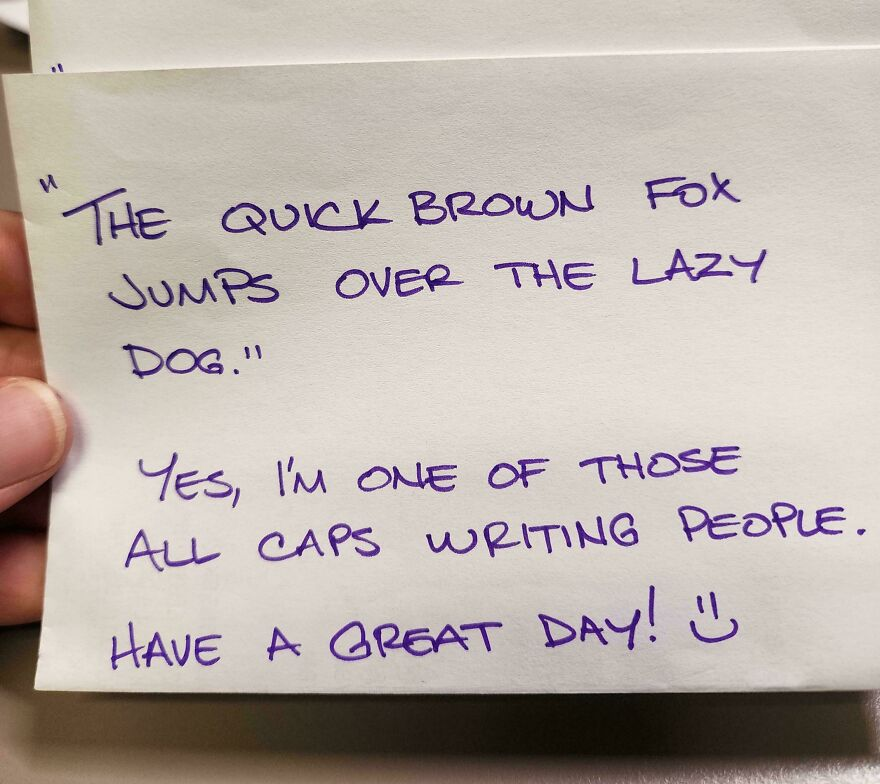
#> input picture test_images/sample_note1.jpg, 880 x 784 px
$ python debug.py
#> lines starting #> are read from the running program, lines starting #| are printed output that depends on the picture; after the words box and inside, x2 and y2 are one past the last pixel; in counts of white or black regions, pixels touching at a corner belong together
### backend/pipeline/scanner.py
import logging

import cv2
import numpy as np


class ContourNotFoundError(Exception):
    """Raised when no valid four-point document contour is found."""

    pass


def preprocess(image_bytes: bytes) -> np.ndarray:
    np_array = np.frombuffer(image_bytes, np.uint8)
    image = cv2.imdecode(np_array, cv2.IMREAD_COLOR)

    if image is None:
        raise ContourNotFoundError("Could not decode image bytes.")

    gray = cv2.cvtColor(image, cv2.COLOR_BGR2GRAY)
    return cv2.GaussianBlur(gray, (7, 7), 0)


# [60 lines left out: functions find_document_contour, order_points, not called in this run]


# A contour ratio outside [MIN, MAX] means find_document_contour locked onto
# something other than a real document boundary: below MIN it's a stray text
# blob or noise artifact; above MAX it's just tracing the image frame itself
# (e.g. a flat digital screenshot with no physical boundary at all).
MIN_CONTOUR_AREA_RATIO = 0.15
MAX_CONTOUR_AREA_RATIO = 0.97

# Internal-block rejection thresholds for Pass 1.
# If any *other* qualifying quad's area >= this fraction of the candidate's
# area, the candidate is rejected as likely an internal block rather than
# the page boundary.
MAX_RUNNER_UP_SIZE_RATIO = 0.5
# When the size-gap check fires, this secondary density veto reinforces
# rejection: if Canny edge density outside the candidate >= this fraction
# of inside density, the outside region is busy with content, not background.
MAX_OUTSIDE_INSIDE_DENSITY_RATIO = 0.5
# Density check is skipped when inside density is below this floor to avoid
# divide-by-near-zero instability on flat/uniform interiors.
MIN_INSIDE_DENSITY_FOR_DENSITY_CHECK = 0.01

logger = logging.getLogger(__name__)


# [97 lines left out: functions _quad_area_ratio, _edge_density_inside_vs_outside, _passes_internal_block_heuristics, not called in this run]


INSET_RATIO = 0.025


# [183 lines left out: functions perspective_transform, binarize_printed, binarize_handwritten, remove_ruled_lines, run_pipeline, not called in this run]

### backend/debug.py
import cv2
import numpy as np
import os
from pipeline.scanner import preprocess

OUTPUT_DIR = "output"
os.makedirs(OUTPUT_DIR, exist_ok=True)

with open("test_images/sample_note1.jpg", "rb") as f:
    img_bytes = f.read()

np_array = np.frombuffer(img_bytes, np.uint8)
image = cv2.imdecode(np_array, cv2.IMREAD_COLOR)
#> image is the input picture: shape (784, 880, 3); mean B, G, R 170.2, 176.1, 186.3
print(f"Image shape: {image.shape}")
#| Image shape: (784, 880, 3)

blurred = preprocess(img_bytes)
#> in preprocess, `gray = cv2.cvtColor(image, cv2.COLOR_BGR2GRAY)`:
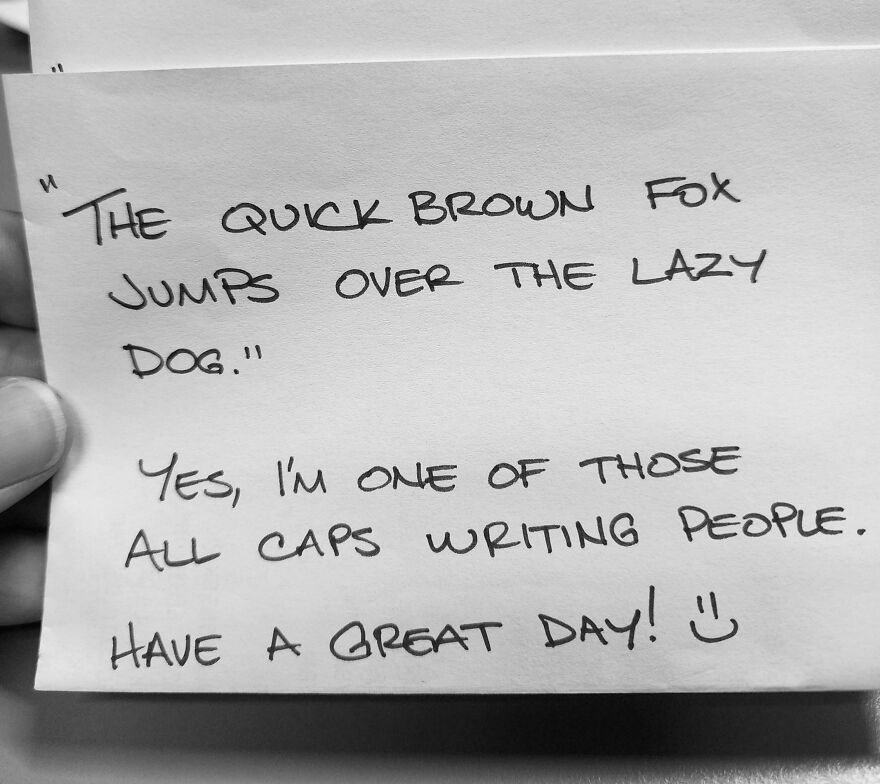
#> gray: shape (784, 880); min 2, max 249, mean 178.3
edges = cv2.Canny(blurred, 30, 100)
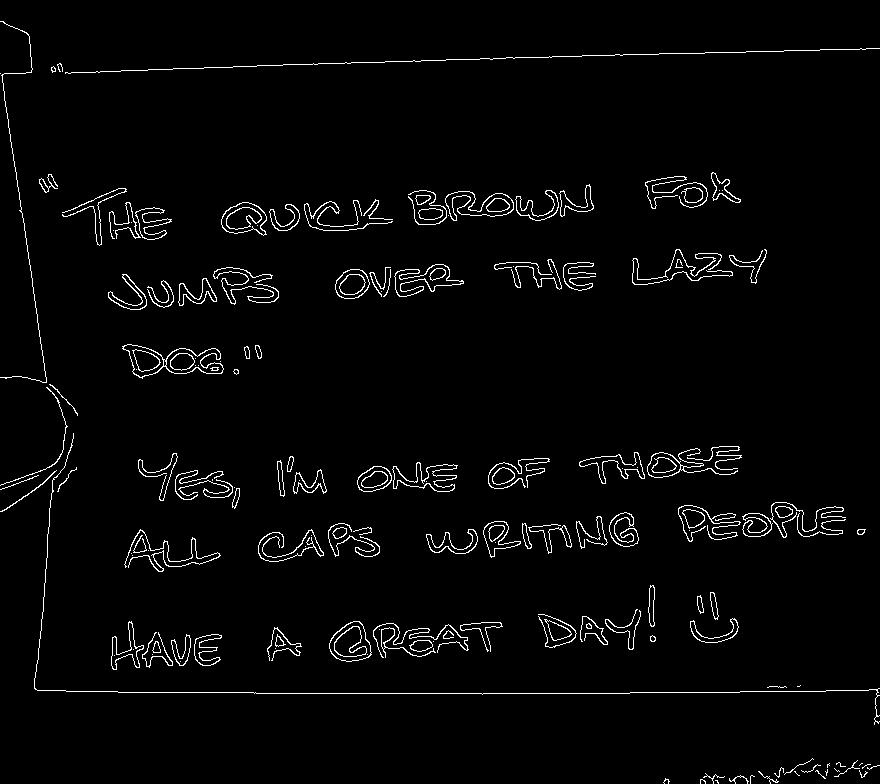
#> edges: shape (784, 880); 2.6% white in thin lines or dots

contours, _ = cv2.findContours(edges, cv2.RETR_LIST, cv2.CHAIN_APPROX_SIMPLE)
#> contours = 241 contours, 88 with area under 20; largest, box (x1, y1, x2, y2) and area: (122, 344, 224, 379) 1850, (329, 621, 372, 662) 1212, (329, 621, 372, 662) 1178, (221, 202, 267, 236) 1065, (221, 202, 267, 236) 1026
contours = sorted(contours, key=cv2.contourArea, reverse=True)
print(f"Total contours: {len(contours)}")
#| Total contours: 241
print(f"Top 10 areas: {[int(cv2.contourArea(c)) for c in contours[:10]]}")
#| Top 10 areas: [1850, 1212, 1178, 1065, 1025, 1013, 960, 945, 940, 892]

# Draw top 10 contours on image
debug_img = image.copy()
cv2.drawContours(debug_img, contours[:10], -1, (0, 255, 0), 2)
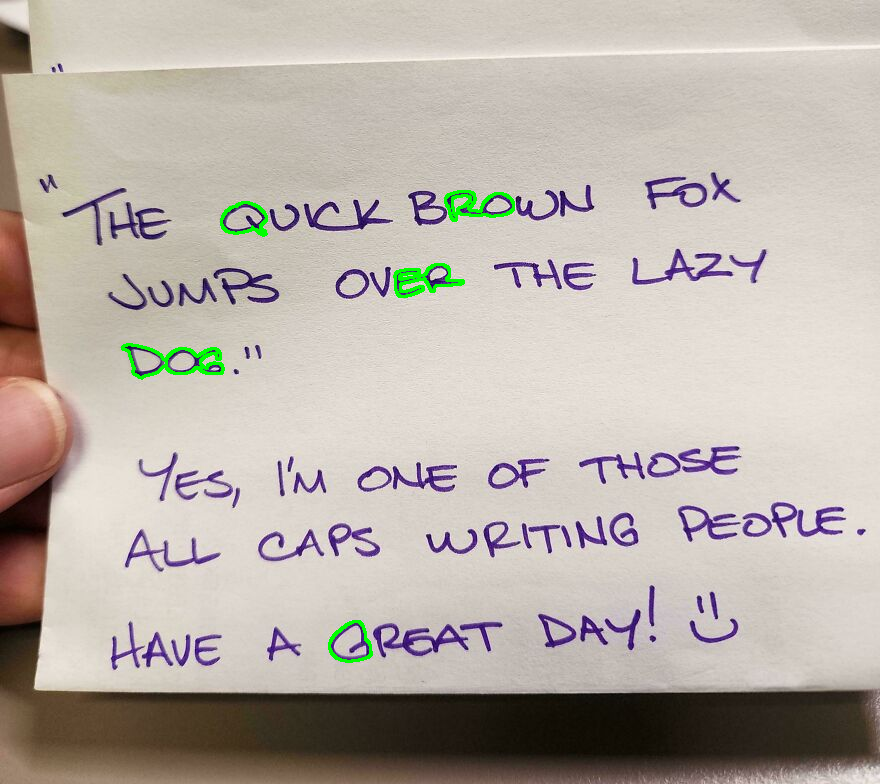
#> debug_img: shape (784, 880, 3); 0.59% of pixels changed, all inside (x1, y1, x2, y2) = (121, 190, 515, 663)
cv2.imwrite(os.path.join(OUTPUT_DIR, "debug_contours.png"), debug_img)
cv2.imwrite(os.path.join(OUTPUT_DIR, "debug_edges.png"), edges)
print(f"Saved debug_contours.png and debug_edges.png to {OUTPUT_DIR}/")

$ run again, with test_images/sample_note2.jpg copied over test_images/sample_note1.jpg
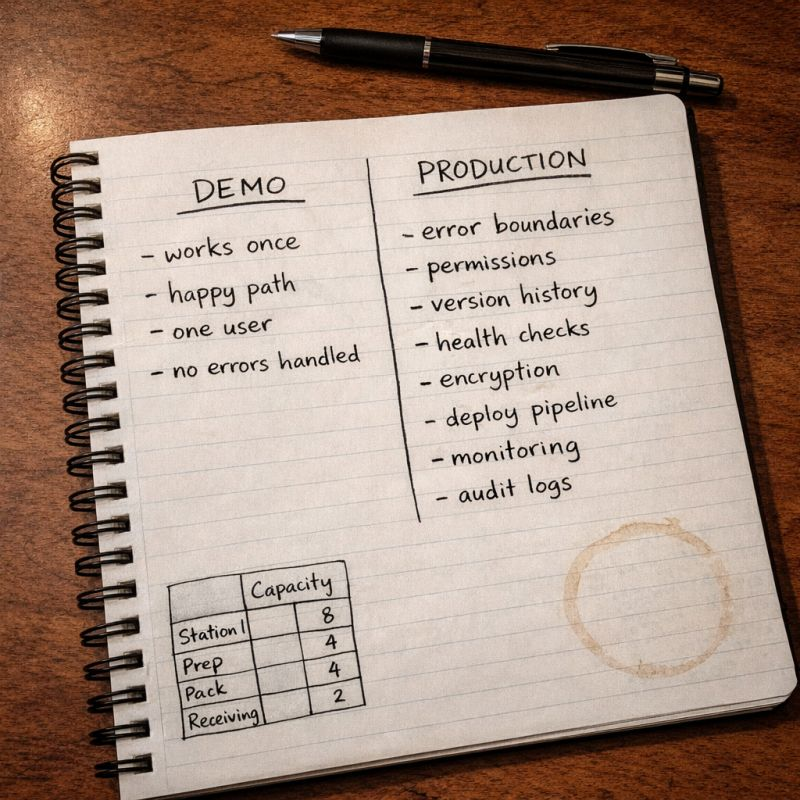
#> input picture test_images/sample_note2.jpg, 800 x 800 px
#> image is the input picture: shape (800, 800, 3); mean B, G, R 129.3, 143.1, 166.3
#| Image shape: (800, 800, 3)
#> `edges = cv2.Canny(blurred, 30, 100)`:
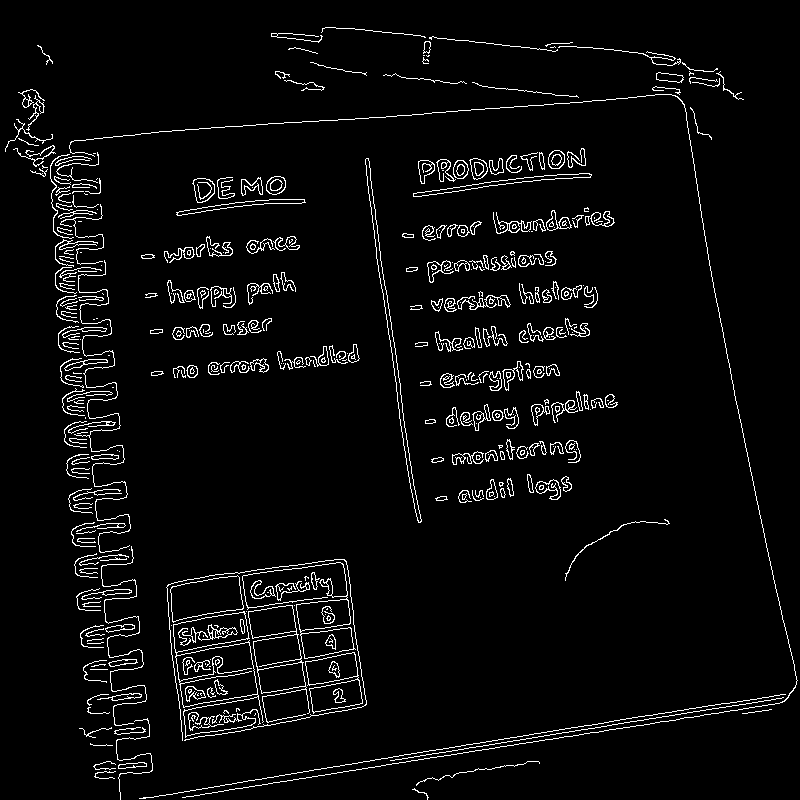
#> edges: shape (800, 800); 4.2% white in thin lines or dots
#> contours = 627 contours, 363 with area under 20; largest, box (x1, y1, x2, y2) and area: (173, 611, 264, 738) 5998, (175, 642, 258, 708) 3905, (248, 605, 310, 723) 3550, (242, 562, 356, 659) 2628, (305, 652, 363, 714) 2402
#| Total contours: 627
#| Top 10 areas: [5998, 3905, 3549, 2627, 2402, 2368, 2363, 2032, 1343, 1336]
#> `cv2.drawContours(debug_img, contours[:10], -1, (0, 255, 0), 2)`:
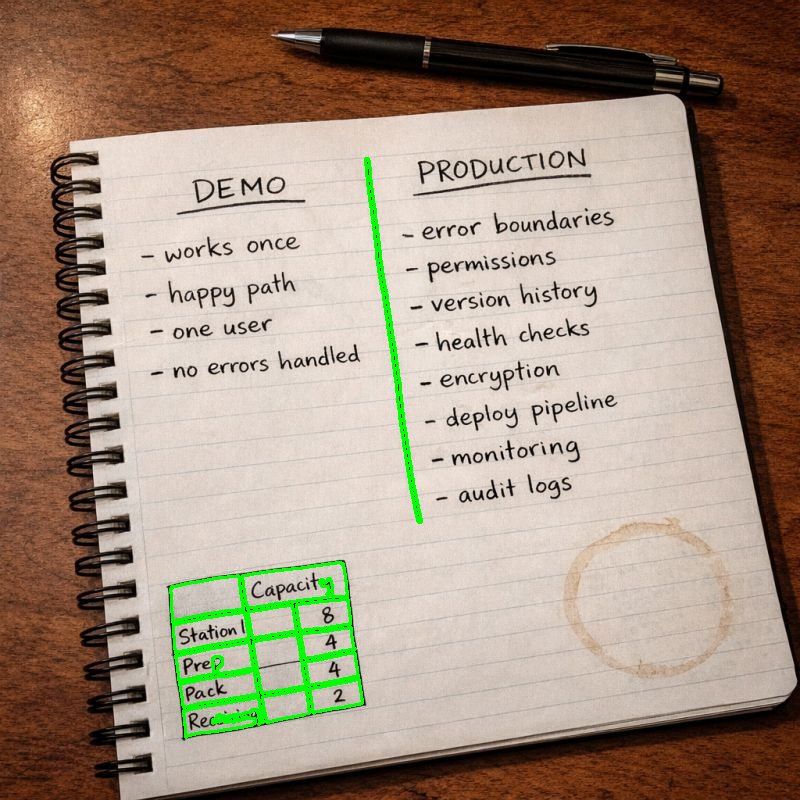
#> debug_img: shape (800, 800, 3); 1.7% of pixels changed, all inside (x1, y1, x2, y2) = (169, 157, 423, 739)
